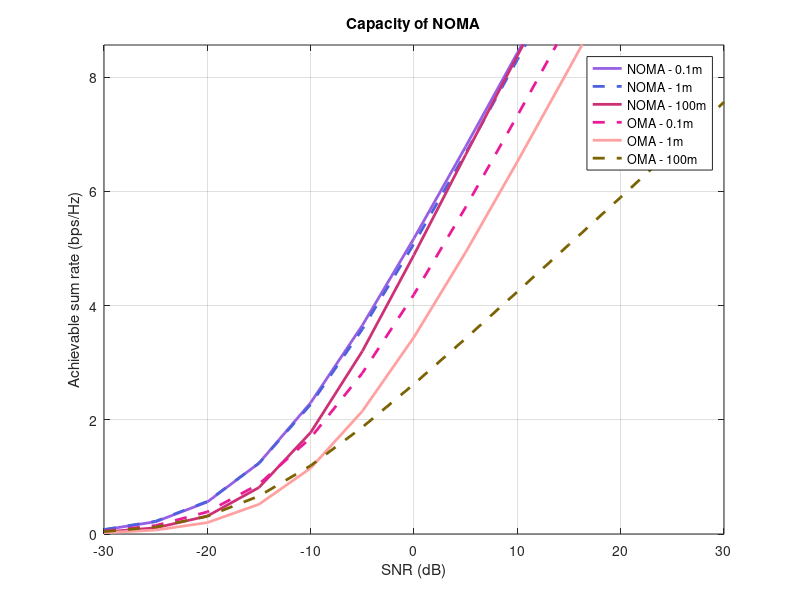

The MATLAB source for this figure:
clc; 
clear variables; 
close all;

%transmit power range
Pt = -114:5:-54;	%in dB
pt = db2pow(Pt);	%in linear scale

rate1 = 1; rate2 = 2;       %Target rate of users in bps/Hz

N = 10^4;
dgap = [0.1,1,100]; %in meters

for i = 1:3 %dgap values loop 
d2 = 2;      %near user %Distance of users
d1 = d2+dgap(i); %far user
eta = 4;                    %Path loss exponent

%Rayleigh fading coefficients of both users
h1 = (sqrt(d1^-eta))*(randn(N,1) + 1i*randn(N,1))/sqrt(2); %far
h2 = (sqrt(d2^-eta))*(randn(N,1) + 1i*randn(N,1))/sqrt(2); %near

%Channel gains
g1 = (abs(h1)).^2;
g2 = (abs(h2)).^2;

BW = 10^9; %bandwidth
No = -174 + 10*log10(BW);
no = (10^-3)*db2pow(No);

%Pt = 0:2:40;                %Transmit power in dBm
%pt = (10^-3)*10.^(Pt/10);   %Transmit power in linear scale
%BW = 10^6;                  %System bandwidth
%No = -174 + 10*log10(BW);   %Noise power (dBm)
%no = (10^-3)*10.^(No/10);   %Noise power (linear scale)

%Power allocation coefficients
a1 = 0.75; 
a2 = 1-a1; 
%a3 = 1-(a1+a2);

C_noma = zeros(1,length(pt));
C_oma = zeros(1,length(pt));
SINR_noma = zeros(1,length(pt));
SINR_oma = zeros(1,length(pt));

for u = 1:length(pt)
    
    %IMPROVED FAIR PA%
    %a1 = epsilon*(no + pt*g1)./(pt*g1*(1+epsilon));
    %a1(a1>1) = 0;
    %a2 = 1 - a1;
     
    %capacity
    %NOMA capacity calculation
    C_noma_1 = log2(1 + pt(u)*a1.*g1./(pt(u)*a2.*g1+no)); %far user                  
    C_noma_2 = log2(1 + pt(u)*a2.*g2/no); %near user  
    
    
    %gamma_far(u) = mean(C_noma_2);
    C_noma_sum(u) = mean(C_noma_1 + C_noma_2);  %Sum capacity of NOMA

    %OMA capacity calculation
    C_oma_1 = (1/2)*log2(1 + pt(u)*g1/no);    %User 1
    C_oma_2 = (1/2)*log2(1 + pt(u)*g2/no);    %User 2
    
    C_oma_sum(u) = mean(C_oma_1 + C_oma_2); %Sum capacity of OMA
    
    
    %Recieved SINR
    %NOMA recieved SINR
    
    SINR_noma_1 = pt(u)*a1.*g1./(pt(u)*a2.*g1+no); %far user 
    SINR_noma_2 = pt(u)*a2.*g2/no; %near user
    
    %OMA Recieved SNR
    
    SINR_oma_1 = pt(u)*g1/no;
    SINR_oma_2 = pt(u)*g2/no;
    
    %Outage Probability
    %NOMA 
    
    
    
end

SNR = Pt - No;
figure (1);

plot(SNR,C_noma_sum,'color',rand(1,3),'linewidth',2); hold on; grid on;
plot(SNR,C_oma_sum,'--','color',rand(1,3),'linewidth',2);
xlabel('SNR (dB)');
ylabel('Achievable sum rate (bps/Hz)');


legend('NOMA - 0.1m', 'NOMA - 1m','NOMA - 100m','OMA - 0.1m', 'OMA - 1m','OMA - 100m');
title('Capacity of NOMA');
ylim([0 max(C_noma_sum)+1]);
ylim([0 max(C_oma_sum)+1]);
hold on ;

end